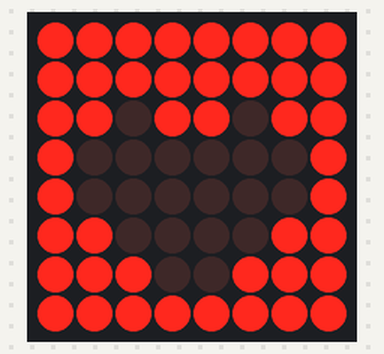
Bench run of a sketch on a simulated Arduino Uno, built with avr-gcc and run on an emulated ATmega328P. Shown: 8×8 LED matrix.

Above: at 0.1 s.

The sketch:

max7219.ino
```cpp
#include <LedControl.h>

int DIN = 7;
int CS = 6;
int CLK = 5;

int smalllove[8][8] = {
    0, 0, 0, 0, 0, 0, 0, 0,
    0, 0, 0, 0, 0, 0, 0, 0,
    0, 0, 1, 0, 0, 1, 0, 0,
    0, 1, 1, 1, 1, 1, 1, 0,
    0, 1, 1, 1, 1, 1, 1, 0,
    0, 0, 1, 1, 1, 1, 0, 0,
    0, 0, 0, 1, 1, 0, 0, 0,
    0, 0, 0, 0, 0, 0, 0, 0,
};

LedControl lc = LedControl(DIN, CLK, CS);

void setup() {
  lc.shutdown(0, false); //启动时，MAX72XX处于省电模式
  lc.setIntensity(0, 1); //将亮度设置为最大值
  lc.clearDisplay(0);    //清除显示
}

void loop() {
  Display(smalllove);
  delay(1000);
}

void Display(int input[8][8]) {
  byte output[8];
  for (int i = 0; i < 8; i++) {
    int temp = 0;
    for (int j = 0; j < 8; j++) {
      temp = (temp << 1) + input[i][j];
    }
    lc.setRow(0, i, ~(byte)temp);
  }
}
```
